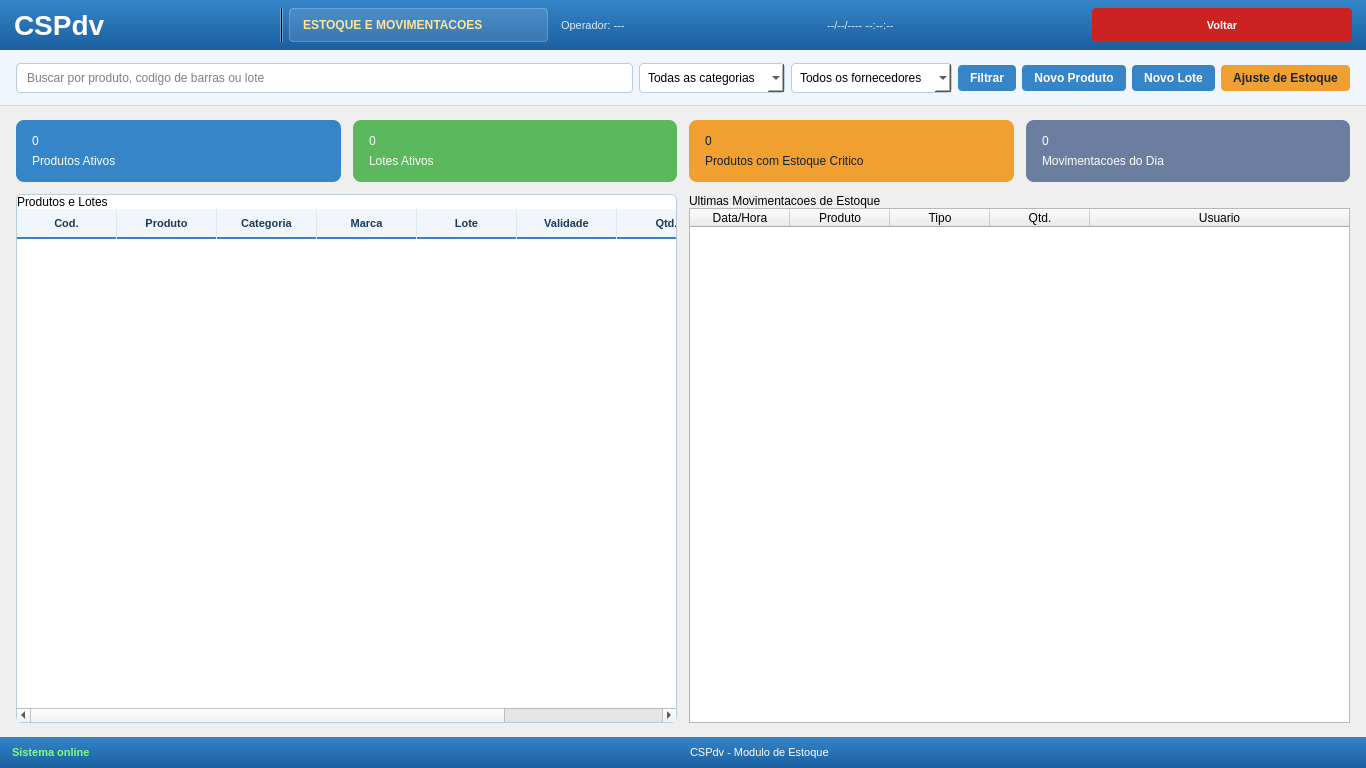
<?xml version="1.0" encoding="UTF-8"?>
<ui version="4.0">
 <class>PainelEstoque</class>
 <widget class="QMainWindow" name="PainelEstoque">
  <property name="geometry">
   <rect>
    <x>0</x>
    <y>0</y>
    <width>1366</width>
    <height>768</height>
   </rect>
  </property>
  <property name="windowTitle">
   <string>CSPdv - Estoque</string>
  </property>
  <widget class="QWidget" name="centralWidget">
   <layout class="QVBoxLayout" name="mainVLayout">
    <property name="spacing">
     <number>0</number>
    </property>
    <property name="leftMargin">
     <number>0</number>
    </property>
    <property name="topMargin">
     <number>0</number>
    </property>
    <property name="rightMargin">
     <number>0</number>
    </property>
    <property name="bottomMargin">
     <number>0</number>
    </property>
    <item>
     <widget class="QFrame" name="frameHeader">
      <property name="styleSheet">
       <string notr="true">
QFrame#frameHeader {
 background: qlineargradient(x1:0, y1:0, x2:0, y2:1, stop:0 #3585c8, stop:1 #1a5fa0);
}
QLabel#lblLogo {
 color: white;
 font-size: 28px;
 font-weight: bold;
}
QLabel#lblModulo {
 color: #ffe39a;
 font-size: 12px;
 font-weight: bold;
 background-color: rgba(255,255,255,30);
 border: 1px solid rgba(255,255,255,60);
 border-radius: 4px;
 padding: 3px 10px;
}
QLabel#lblOperadorInfo, QLabel#lblDataHora {
 color: #d9ebfb;
 font-size: 11px;
}
QPushButton#btnVoltarSelecao {
 background-color: #cc2222;
 color: white;
 border: none;
 border-radius: 4px;
 padding: 6px 12px;
 font-size: 11px;
 font-weight: bold;
}
QPushButton#btnVoltarSelecao:hover {
 background-color: #e03030;
}
       </string>
      </property>
      <layout class="QHBoxLayout" name="headerHLayout">
       <property name="leftMargin">
        <number>14</number>
       </property>
       <property name="topMargin">
        <number>8</number>
       </property>
       <property name="rightMargin">
        <number>14</number>
       </property>
       <property name="bottomMargin">
        <number>8</number>
       </property>
       <item>
        <widget class="QLabel" name="lblLogo">
         <property name="text">
          <string>CSPdv</string>
         </property>
        </widget>
       </item>
       <item>
        <widget class="QFrame" name="frameSepHeader">
         <property name="styleSheet">
          <string notr="true">background-color: rgba(255,255,255,80);</string>
         </property>
         <property name="frameShape">
          <enum>QFrame::VLine</enum>
         </property>
        </widget>
       </item>
       <item>
        <widget class="QLabel" name="lblModulo">
         <property name="text">
          <string>ESTOQUE E MOVIMENTACOES</string>
         </property>
        </widget>
       </item>
       <item>
        <spacer name="headerSpacer">
         <property name="orientation">
          <enum>Qt::Horizontal</enum>
         </property>
        </spacer>
       </item>
       <item>
        <widget class="QLabel" name="lblOperadorInfo">
         <property name="text">
          <string>Operador: ---</string>
         </property>
        </widget>
       </item>
       <item>
        <widget class="QLabel" name="lblDataHora">
         <property name="text">
          <string>--/--/---- --:--:--</string>
         </property>
        </widget>
       </item>
       <item>
        <widget class="QPushButton" name="btnVoltarSelecao">
         <property name="minimumSize">
          <size>
           <width>96</width>
           <height>34</height>
          </size>
         </property>
         <property name="text">
          <string>Voltar</string>
         </property>
        </widget>
       </item>
      </layout>
     </widget>
    </item>
    <item>
     <widget class="QFrame" name="frameToolbar">
      <property name="minimumSize">
       <size>
        <width>0</width>
        <height>56</height>
       </size>
      </property>
      <property name="styleSheet">
       <string notr="true">
QFrame#frameToolbar { background-color: #f0f6fc; border-bottom: 1px solid #c8d8e8; }
QLineEdit, QComboBox {
 background-color: white;
 border: 1px solid #b8cde0;
 border-radius: 4px;
 padding: 6px 8px;
 font-size: 12px;
}
QPushButton {
 background-color: #3585c8;
 color: white;
 border: none;
 border-radius: 4px;
 padding: 6px 12px;
 font-size: 12px;
 font-weight: bold;
}
QPushButton:hover { background-color: #2b74b4; }
QPushButton#btnAjusteEstoque { background-color: #f0a030; color: #1d2430; }
QPushButton#btnAjusteEstoque:hover { background-color: #d88b20; }
       </string>
      </property>
      <layout class="QHBoxLayout" name="toolbarHLayout">
       <property name="leftMargin">
        <number>16</number>
       </property>
       <property name="topMargin">
        <number>10</number>
       </property>
       <property name="rightMargin">
        <number>16</number>
       </property>
       <property name="bottomMargin">
        <number>10</number>
       </property>
       <item>
        <widget class="QLineEdit" name="txtBuscaProduto">
         <property name="placeholderText">
          <string>Buscar por produto, codigo de barras ou lote</string>
         </property>
        </widget>
       </item>
       <item>
        <widget class="QComboBox" name="cmbCategoriaFiltro">
         <item>
          <property name="text">
           <string>Todas as categorias</string>
          </property>
         </item>
        </widget>
       </item>
       <item>
        <widget class="QComboBox" name="cmbFornecedorFiltro">
         <item>
          <property name="text">
           <string>Todos os fornecedores</string>
          </property>
         </item>
        </widget>
       </item>
       <item>
        <widget class="QPushButton" name="btnFiltrar">
         <property name="text">
          <string>Filtrar</string>
         </property>
        </widget>
       </item>
       <item>
        <widget class="QPushButton" name="btnNovoProduto">
         <property name="text">
          <string>Novo Produto</string>
         </property>
        </widget>
       </item>
       <item>
        <widget class="QPushButton" name="btnNovoLote">
         <property name="text">
          <string>Novo Lote</string>
         </property>
        </widget>
       </item>
       <item>
        <widget class="QPushButton" name="btnAjusteEstoque">
         <property name="text">
          <string>Ajuste de Estoque</string>
         </property>
        </widget>
       </item>
      </layout>
     </widget>
    </item>
    <item>
     <layout class="QVBoxLayout" name="contentVLayout">
      <property name="spacing">
       <number>12</number>
      </property>
      <property name="leftMargin">
       <number>16</number>
      </property>
      <property name="topMargin">
       <number>14</number>
      </property>
      <property name="rightMargin">
       <number>16</number>
      </property>
      <property name="bottomMargin">
       <number>14</number>
      </property>
      <item>
       <layout class="QHBoxLayout" name="cardsHLayout">
        <property name="spacing">
         <number>12</number>
        </property>
        <item>
         <widget class="QFrame" name="cardProdutosAtivos">
          <property name="styleSheet">
           <string notr="true">
QFrame#cardProdutosAtivos { background-color: #3585c8; border-radius: 8px; }
QLabel { color: white; }
QLabel[role="value"] { font-size: 28px; font-weight: bold; }
QLabel[role="title"] { color: #d8ebfb; font-size: 12px; }
           </string>
          </property>
          <layout class="QVBoxLayout" name="cardProdutosAtivosLayout">
           <property name="leftMargin">
            <number>16</number>
           </property>
           <property name="topMargin">
            <number>14</number>
           </property>
           <property name="rightMargin">
            <number>16</number>
           </property>
           <property name="bottomMargin">
            <number>14</number>
           </property>
           <item>
            <widget class="QLabel" name="lblProdutosAtivosValor">
             <property name="role" stdset="0">
              <string>value</string>
             </property>
             <property name="text">
              <string>0</string>
             </property>
            </widget>
           </item>
           <item>
            <widget class="QLabel" name="lblProdutosAtivosTitulo">
             <property name="role" stdset="0">
              <string>title</string>
             </property>
             <property name="text">
              <string>Produtos Ativos</string>
             </property>
            </widget>
           </item>
          </layout>
         </widget>
        </item>
        <item>
         <widget class="QFrame" name="cardLotesAtivos">
          <property name="styleSheet">
           <string notr="true">
QFrame#cardLotesAtivos { background-color: #5cb85c; border-radius: 8px; }
QLabel { color: white; }
QLabel[role="value"] { font-size: 28px; font-weight: bold; }
QLabel[role="title"] { color: #daf0da; font-size: 12px; }
           </string>
          </property>
          <layout class="QVBoxLayout" name="cardLotesAtivosLayout">
           <property name="leftMargin">
            <number>16</number>
           </property>
           <property name="topMargin">
            <number>14</number>
           </property>
           <property name="rightMargin">
            <number>16</number>
           </property>
           <property name="bottomMargin">
            <number>14</number>
           </property>
           <item>
            <widget class="QLabel" name="lblLotesAtivosValor">
             <property name="role" stdset="0">
              <string>value</string>
             </property>
             <property name="text">
              <string>0</string>
             </property>
            </widget>
           </item>
           <item>
            <widget class="QLabel" name="lblLotesAtivosTitulo">
             <property name="role" stdset="0">
              <string>title</string>
             </property>
             <property name="text">
              <string>Lotes Ativos</string>
             </property>
            </widget>
           </item>
          </layout>
         </widget>
        </item>
        <item>
         <widget class="QFrame" name="cardItensBaixoEstoque">
          <property name="styleSheet">
           <string notr="true">
QFrame#cardItensBaixoEstoque { background-color: #f0a030; border-radius: 8px; }
QLabel { color: #13202c; }
QLabel[role="value"] { font-size: 28px; font-weight: bold; }
QLabel[role="title"] { color: #523b10; font-size: 12px; }
           </string>
          </property>
          <layout class="QVBoxLayout" name="cardItensBaixoEstoqueLayout">
           <property name="leftMargin">
            <number>16</number>
           </property>
           <property name="topMargin">
            <number>14</number>
           </property>
           <property name="rightMargin">
            <number>16</number>
           </property>
           <property name="bottomMargin">
            <number>14</number>
           </property>
           <item>
            <widget class="QLabel" name="lblItensBaixoEstoqueValor">
             <property name="role" stdset="0">
              <string>value</string>
             </property>
             <property name="text">
              <string>0</string>
             </property>
            </widget>
           </item>
           <item>
            <widget class="QLabel" name="lblItensBaixoEstoqueTitulo">
             <property name="role" stdset="0">
              <string>title</string>
             </property>
             <property name="text">
              <string>Produtos com Estoque Critico</string>
             </property>
            </widget>
           </item>
          </layout>
         </widget>
        </item>
        <item>
         <widget class="QFrame" name="cardMovimentacoesDia">
          <property name="styleSheet">
           <string notr="true">
QFrame#cardMovimentacoesDia { background-color: #6c7ea0; border-radius: 8px; }
QLabel { color: white; }
QLabel[role="value"] { font-size: 28px; font-weight: bold; }
QLabel[role="title"] { color: #d7def0; font-size: 12px; }
           </string>
          </property>
          <layout class="QVBoxLayout" name="cardMovimentacoesDiaLayout">
           <property name="leftMargin">
            <number>16</number>
           </property>
           <property name="topMargin">
            <number>14</number>
           </property>
           <property name="rightMargin">
            <number>16</number>
           </property>
           <property name="bottomMargin">
            <number>14</number>
           </property>
           <item>
            <widget class="QLabel" name="lblMovimentacoesDiaValor">
             <property name="role" stdset="0">
              <string>value</string>
             </property>
             <property name="text">
              <string>0</string>
             </property>
            </widget>
           </item>
           <item>
            <widget class="QLabel" name="lblMovimentacoesDiaTitulo">
             <property name="role" stdset="0">
              <string>title</string>
             </property>
             <property name="text">
              <string>Movimentacoes do Dia</string>
             </property>
            </widget>
           </item>
          </layout>
         </widget>
        </item>
       </layout>
      </item>
      <item>
       <layout class="QHBoxLayout" name="tablesHLayout">
        <property name="spacing">
         <number>12</number>
        </property>
        <item>
         <widget class="QFrame" name="frameProdutos">
          <property name="styleSheet">
           <string notr="true">
QFrame#frameProdutos, QFrame#frameMovimentacoes {
 background-color: #ffffff;
 border: 1px solid #b8cde0;
 border-radius: 6px;
}
QLabel[sectionTitle="true"] {
 background-color: #f0f6fc;
 color: #1a3a5c;
 font-size: 13px;
 font-weight: bold;
 padding: 8px 12px;
 border-bottom: 1px solid #d8e3ee;
}
QTableWidget {
 border: none;
 background-color: white;
 gridline-color: #dce8f0;
 font-size: 12px;
}
QHeaderView::section {
 background-color: #f0f6fc;
 color: #1a3a5c;
 font-size: 11px;
 font-weight: bold;
 border: none;
 border-right: 1px solid #dce8f0;
 border-bottom: 2px solid #3585c8;
 padding: 5px 6px;
}
           </string>
          </property>
          <layout class="QVBoxLayout" name="frameProdutosLayout">
           <property name="spacing">
            <number>0</number>
           </property>
           <property name="leftMargin">
            <number>0</number>
           </property>
           <property name="topMargin">
            <number>0</number>
           </property>
           <property name="rightMargin">
            <number>0</number>
           </property>
           <property name="bottomMargin">
            <number>0</number>
           </property>
           <item>
            <widget class="QLabel" name="lblProdutosSection">
             <property name="sectionTitle" stdset="0">
              <string>true</string>
             </property>
             <property name="text">
              <string>Produtos e Lotes</string>
             </property>
            </widget>
           </item>
           <item>
            <widget class="QTableWidget" name="tableProdutosEstoque">
             <property name="rowCount">
              <number>0</number>
             </property>
             <property name="columnCount">
              <number>8</number>
             </property>
             <attribute name="horizontalHeaderStretchLastSection">
              <bool>true</bool>
             </attribute>
             <column><property name="text"><string>Cod.</string></property></column>
             <column><property name="text"><string>Produto</string></property></column>
             <column><property name="text"><string>Categoria</string></property></column>
             <column><property name="text"><string>Marca</string></property></column>
             <column><property name="text"><string>Lote</string></property></column>
             <column><property name="text"><string>Validade</string></property></column>
             <column><property name="text"><string>Qtd.</string></property></column>
             <column><property name="text"><string>Preco Venda</string></property></column>
            </widget>
           </item>
          </layout>
         </widget>
        </item>
        <item>
         <widget class="QFrame" name="frameMovimentacoes">
          <property name="minimumSize">
           <size>
            <width>420</width>
            <height>0</height>
           </size>
          </property>
          <layout class="QVBoxLayout" name="frameMovimentacoesLayout">
           <property name="spacing">
            <number>0</number>
           </property>
           <property name="leftMargin">
            <number>0</number>
           </property>
           <property name="topMargin">
            <number>0</number>
           </property>
           <property name="rightMargin">
            <number>0</number>
           </property>
           <property name="bottomMargin">
            <number>0</number>
           </property>
           <item>
            <widget class="QLabel" name="lblMovimentacoesSection">
             <property name="sectionTitle" stdset="0">
              <string>true</string>
             </property>
             <property name="text">
              <string>Ultimas Movimentacoes de Estoque</string>
             </property>
            </widget>
           </item>
           <item>
            <widget class="QTableWidget" name="tableMovimentacoesEstoque">
             <property name="rowCount">
              <number>0</number>
             </property>
             <property name="columnCount">
              <number>5</number>
             </property>
             <attribute name="horizontalHeaderStretchLastSection">
              <bool>true</bool>
             </attribute>
             <column><property name="text"><string>Data/Hora</string></property></column>
             <column><property name="text"><string>Produto</string></property></column>
             <column><property name="text"><string>Tipo</string></property></column>
             <column><property name="text"><string>Qtd.</string></property></column>
             <column><property name="text"><string>Usuario</string></property></column>
            </widget>
           </item>
          </layout>
         </widget>
        </item>
       </layout>
      </item>
     </layout>
    </item>
    <item>
     <widget class="QFrame" name="frameStatusBar">
      <property name="styleSheet">
       <string notr="true">
QFrame#frameStatusBar {
 background: qlineargradient(x1:0, y1:0, x2:0, y2:1, stop:0 #3585c8, stop:1 #1a5fa0);
}
QLabel { color: white; font-size: 11px; }
QLabel#lblStatusSistema { color: #80ff80; font-weight: bold; }
       </string>
      </property>
      <layout class="QHBoxLayout" name="statusHLayout">
       <property name="leftMargin">
        <number>12</number>
       </property>
       <property name="rightMargin">
        <number>12</number>
       </property>
       <item>
        <widget class="QLabel" name="lblStatusSistema">
         <property name="text">
          <string>Sistema online</string>
         </property>
        </widget>
       </item>
       <item>
        <spacer name="statusSpacer">
         <property name="orientation">
          <enum>Qt::Horizontal</enum>
         </property>
        </spacer>
       </item>
       <item>
        <widget class="QLabel" name="lblStatusBar">
         <property name="text">
          <string>CSPdv - Modulo de Estoque</string>
         </property>
        </widget>
       </item>
      </layout>
     </widget>
    </item>
   </layout>
  </widget>
 </widget>
 <resources/>
 <connections/>
</ui>
